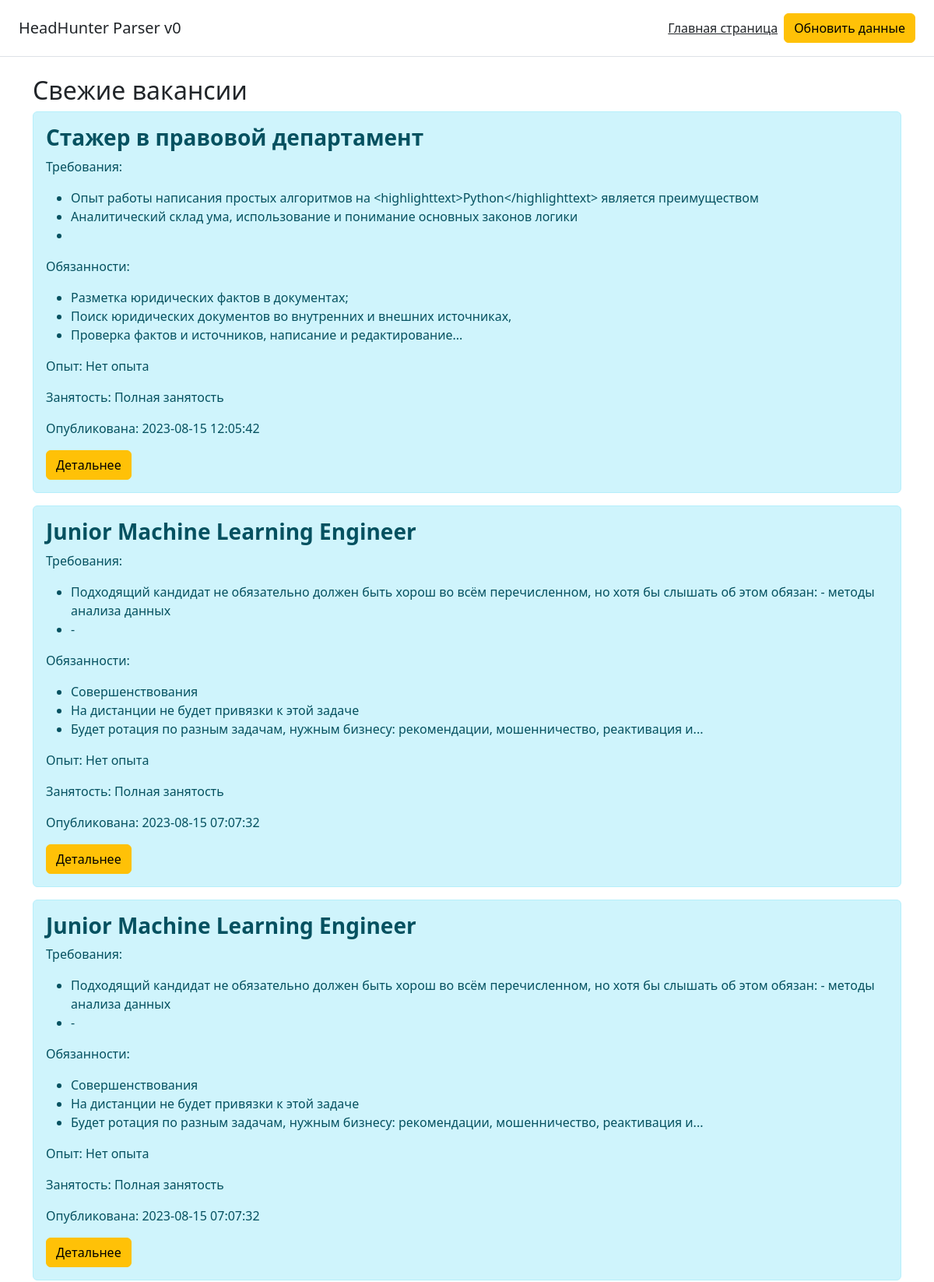
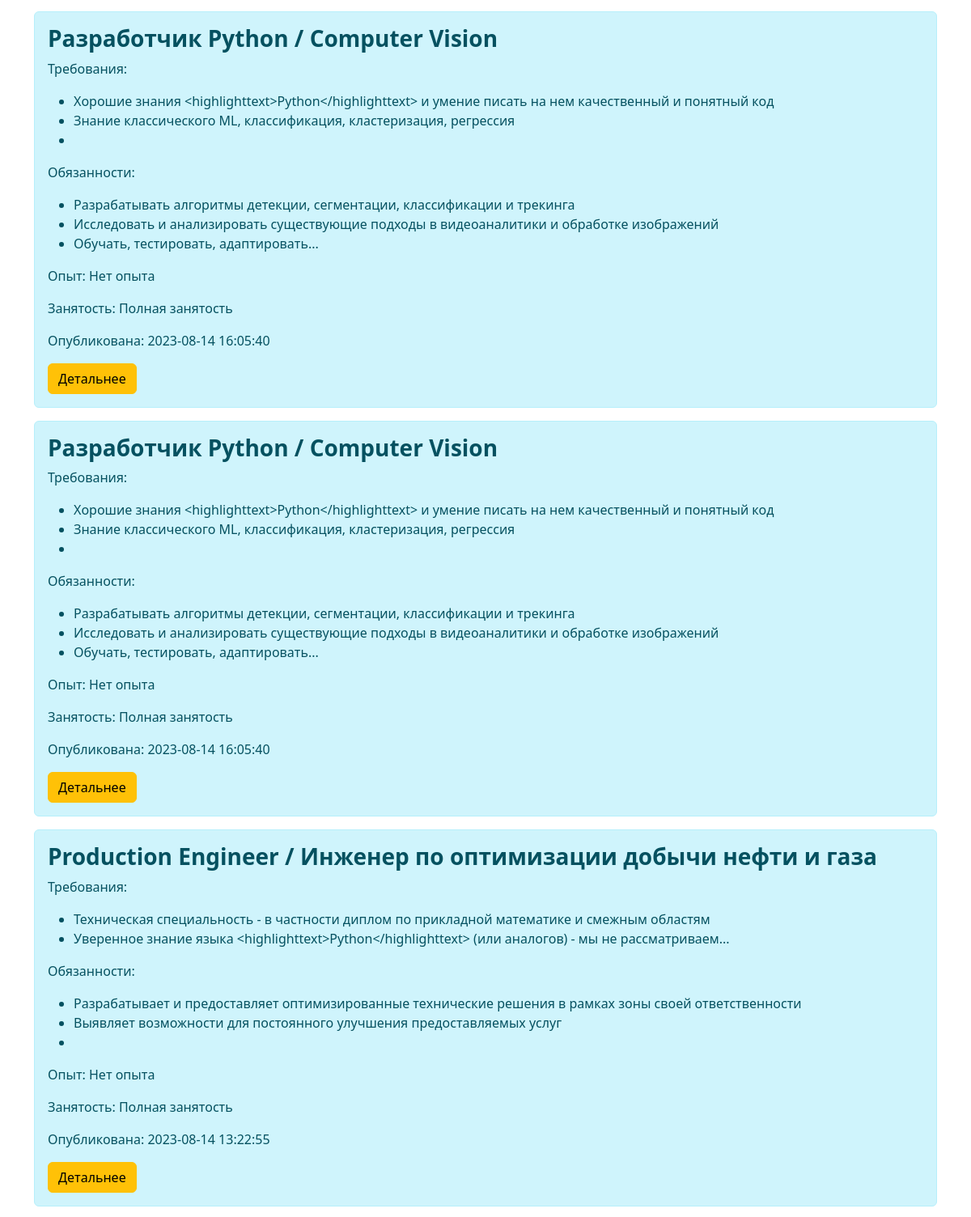
Screenshot of /page (upper part) with the database file from the repository (2 pictures, top to bottom).
### app.py (models this page shows, shortened)
class Vacancies(db.Model):
    id = db.Column(db.Integer, primary_key=True)
    name = db.Column(db.String(50), nullable=True)
    salary = db.Column(db.String(50), nullable=True)
    vac_type = db.Column(db.String(50), nullable=True)
    published_at = db.Column(db.DateTime, nullable=True)
    employer = db.Column(db.String(100), nullable=True)
    requirement = db.Column(db.Text, nullable=True)
    responsibility = db.Column(db.Text, nullable=True)
    vacancy_url = db.Column(db.String(100), nullable=True)
    experience = db.Column(db.String(50), nullable=True)
    employment = db.Column(db.String(50), nullable=True)

### app.py (the view)
@app.route('/', methods=['GET', 'POST'])
@app.route('/page', methods=['GET', 'POST'])
@app.route('/page/<int:page>', methods=['GET', 'POST'])
def index(page=1):
    vacancies = Vacancies.query.order_by(Vacancies.published_at.desc()).paginate(page=page, per_page=10)
    print(vacancies.prev())
    print(vacancies.page)
    print(list(vacancies.iter_pages()))
    return render_template('index.html', vacancies=vacancies)

### templates/index.html (shortened to what this page needs)
{% extends 'base.html' %}
{% block body %}
<div class="container">
    <h2>Свежие вакансии</h2>
    {% for item in vacancies %}
        <div class="alert alert-info">
            <h3><b>{{ item.name }}</b></h3>
			<p>Требования:</p>
            <ul>
                {% set requirement_list = item.requirement.split('. ') %}
                {% for el in requirement_list %}
                    <li>{{ el }}</li>
                {% endfor %}
            </ul>
			<p>Обязанности:</p>
            <ul>
                {% set requirement_list = item.responsibility.split('. ') %}
                {% for el in requirement_list %}
                    <li>{{ el }}</li>
                {% endfor %}
            </ul>
			<p>Опыт: {{ item.experience }}</p>
			<p>Занятость: {{ item.employment }}</p>
			<p>Опубликована: {{ item.published_at }}</p>
			<a href="{{ item.vacancy_url }}" target="_blank" class="btn btn-warning">Детальнее</a>
        </div>
    {% endfor %}
</div>
{% endblock %}

### templates/base.html (shortened to what this page needs)
<!doctype html>
<html lang="en">
<head>
    <link rel="stylesheet" href="{{ url_for('static', filename='css/main.css') }}">
    <link rel="stylesheet" href="https://cdn.jsdelivr.net/npm/bootstrap@5.2.3/dist/css/bootstrap.min.css">
</head>
<body>
    <div class="d-flex flex-column flex-md-row align-items-center p-3 px-md-4 mb-4 bg-white border-bottom">
          <h5 class="my-0 mr-md-auto font-weight-normal">HeadHunter Parser v0</h5>
          <nav class="d-inline-flex mt-2 mt-md-0 ms-md-auto">
                <a class="p-2 text-dark" href="/">Главная страница</a>
          </nav>
                <a class="btn btn-warning" href="/refresh">Обновить данные</a>
    </div>
	{% block body %}{% endblock %}
</body>
</html>

### rows the page displays
Vacancies: name "Стажер в правовой департамент", requirement_list "Опыт работы написания простых алгоритмов на <highlighttext>Python</highlighttext> является преимуществом" "Аналитический склад ума, использование и понимание основных законов логики", requirement_list "Разметка юридических фактов в документах;" "Поиск юридических документов во внутренних и внешних источниках," "Проверка фактов и источников, написание и редактирование...", experience "Нет опыта", employment "Полная занятость", published_at "2023-08-15 12:05:42"
Vacancies: name "Junior Machine Learning Engineer", requirement_list "Подходящий кандидат не обязательно должен быть хорош во всём перечисленном, но хотя бы слышать об этом обязан: ⁃ методы анализа данных" "⁃", requirement_list "Совершенствования" "На дистанции не будет привязки к этой задаче" "Будет ротация по разным задачам, нужным бизнесу: рекомендации, мошенничество, реактивация и...", experience "Нет опыта", employment "Полная занятость", published_at "2023-08-15 07:07:32"
Vacancies: name "Junior Machine Learning Engineer", requirement_list "Подходящий кандидат не обязательно должен быть хорош во всём перечисленном, но хотя бы слышать об этом обязан: ⁃ методы анализа данных" "⁃", requirement_list "Совершенствования" "На дистанции не будет привязки к этой задаче" "Будет ротация по разным задачам, нужным бизнесу: рекомендации, мошенничество, реактивация и...", experience "Нет опыта", employment "Полная занятость", published_at "2023-08-15 07:07:32"
Vacancies: name "Разработчик Python / Computer Vision", requirement_list "Хорошие знания <highlighttext>Python</highlighttext> и умение писать на нем качественный и понятный код" "Знание классического ML, классификация, кластеризация, регрессия", requirement_list "Разрабатывать алгоритмы детекции, сегментации, классификации и трекинга" "Исследовать и анализировать существующие подходы в видеоаналитики и обработке изображений" "Обучать, тестировать, адаптировать...", experience "Нет опыта", employment "Полная занятость", published_at "2023-08-14 16:05:40"
Vacancies: name "Разработчик Python / Computer Vision", requirement_list "Хорошие знания <highlighttext>Python</highlighttext> и умение писать на нем качественный и понятный код" "Знание классического ML, классификация, кластеризация, регрессия", requirement_list "Разрабатывать алгоритмы детекции, сегментации, классификации и трекинга" "Исследовать и анализировать существующие подходы в видеоаналитики и обработке изображений" "Обучать, тестировать, адаптировать...", experience "Нет опыта", employment "Полная занятость", published_at "2023-08-14 16:05:40"
Vacancies: name "Production Engineer / Инженер по оптимизации добычи нефти и газа", requirement_list "Техническая специальность - в частности диплом по прикладной математике и смежным областям" "Уверенное знание языка <highlighttext>Python</highlighttext> (или аналогов) - мы не рассматриваем...", requirement_list "Разрабатывает и предоставляет оптимизированные технические решения в рамках зоны своей ответственности" "Выявляет возможности для постоянного улучшения предоставляемых услуг", experience "Нет опыта", employment "Полная занятость", published_at "2023-08-14 13:22:55"
